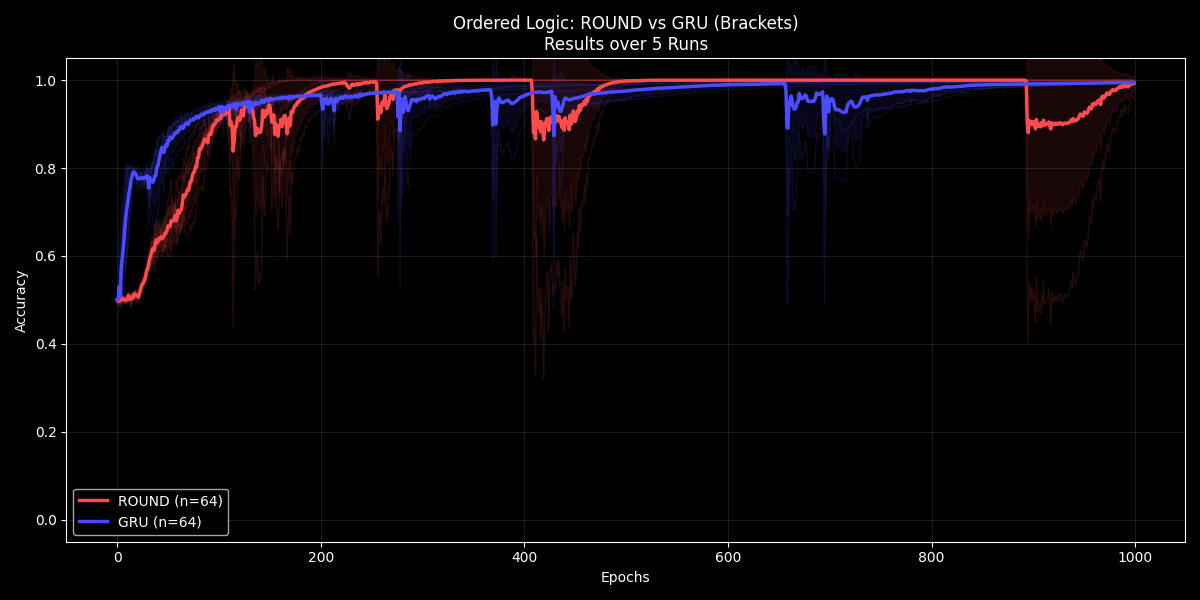

The script that saved this image:

import torch
import torch.nn as nn
import torch.optim as optim
import numpy as np
import matplotlib.pyplot as plt
import os
import random


from ROUND import ROUNDModel, ROUNDLoss, HarmonicROUNDLoss

# ==============================================================================
# Configuration
# ==============================================================================
CONFIG = {
    'task': 'brackets',
    'input_dim': 20, 
    'hidden_size': 64, 
    'steps': 30,          
    'epochs': 1000, 
    'batch_size': 64,
    'dataset_size': 4000, 
    'runs': 5,            
    'lr': 0.002,
    'device': 'cuda' if torch.cuda.is_available() else 'cpu'
}

# ==============================================================================
# Dataset: Dyck-1
# ==============================================================================
def is_balanced(seq):
    balance = 0
    for char in seq:
        if char == 0: balance += 1
        else: balance -= 1
        if balance < 0: return False
    return balance == 0

def generate_dyck_data(n_samples, length):
    X_list = []
    Y_list = []
    n_pos = n_samples // 2
    n_neg = n_samples - n_pos
    count_pos = 0
    count_neg = 0
    
    while count_pos < n_pos or count_neg < n_neg:
        batch_size = 100
        x = torch.randint(0, 2, (batch_size, length)).float()
        for i in range(batch_size):
            seq = x[i].tolist()
            if is_balanced(seq):
                if count_pos < n_pos:
                    X_list.append(x[i])
                    Y_list.append(1.0)
                    count_pos += 1
            else:
                if count_neg < n_neg:
                    X_list.append(x[i])
                    Y_list.append(0.0)
                    count_neg += 1
        if count_pos < n_pos:
            k = length // 2
            seq = []
            open_rem = k
            close_rem = k
            balance = 0
            while len(seq) < length:
                if open_rem > 0 and (balance == 0 or random.random() > 0.5 or close_rem == 0):
                    seq.append(0); open_rem -= 1; balance += 1
                elif close_rem > 0 and balance > 0:
                    seq.append(1); close_rem -= 1; balance -= 1
                elif open_rem > 0:
                    seq.append(0); open_rem -= 1; balance += 1
                else: seq.append(1) 
            if is_balanced(seq) and count_pos < n_pos:
                 X_list.append(torch.tensor(seq).float())
                 Y_list.append(1.0)
                 count_pos += 1

    idx = list(range(n_samples))
    random.shuffle(idx)
    X = torch.stack(X_list)[idx]
    Y = torch.tensor(Y_list)[idx].unsqueeze(1)
    return X, Y

# ==============================================================================
# GRU Baseline
# ==============================================================================
class GRUModel(nn.Module):
    def __init__(self, input_dim, hidden_size, output_dim=1):
        super().__init__()
        self.gru = nn.GRU(input_dim, hidden_size, batch_first=True)
        self.fc = nn.Linear(hidden_size, output_dim)

    def forward(self, x):
        x_seq = x.unsqueeze(-1) 
        output, hn = self.gru(x_seq)
        final_h = hn[-1]
        return self.fc(final_h)

# ==============================================================================
# Training Engine
# ==============================================================================
def train_round(run_id, X, Y, device):
    model = ROUNDModel(hidden_size=CONFIG['hidden_size'], input_dim=CONFIG['input_dim']).to(device)
    criterion = HarmonicROUNDLoss(locking_strength=0.1, harmonics=[2, 4, 8], mode='binary', terminal_only=True) 
    optimizer = optim.Adam(model.parameters(), lr=CONFIG['lr'])
    accuracy_history = []
    for epoch in range(CONFIG['epochs']):
        optimizer.zero_grad()
        output, history = model(X, steps=CONFIG['steps'])
        loss, mse, locking = criterion(output, Y, history)
        loss.backward()
        optimizer.step()
        preds = (torch.sigmoid(output) > 0.5).float()
        acc = (preds == Y).float().mean().item()
        accuracy_history.append(acc)
        if epoch % 100 == 0:
            print(f"[ROUND Run {run_id}] Epoch {epoch}: Loss={loss.item():.4f}, Acc={acc:.2f}")
    return accuracy_history, preds, Y

def train_gru(run_id, X, Y, device):
    model = GRUModel(input_dim=1, hidden_size=CONFIG['hidden_size']).to(device)
    criterion = nn.BCEWithLogitsLoss() 
    optimizer = optim.Adam(model.parameters(), lr=CONFIG['lr'])
    accuracy_history = []
    for epoch in range(CONFIG['epochs']):
        optimizer.zero_grad()
        output = model(X)
        loss = criterion(output, Y)
        loss.backward()
        optimizer.step()
        preds = (torch.sigmoid(output) > 0.5).float()
        acc = (preds == Y).float().mean().item()
        accuracy_history.append(acc)
        if epoch % 100 == 0:
            print(f"[GRU Run {run_id}] Epoch {epoch}: Loss={loss.item():.4f}, Acc={acc:.2f}")
    return accuracy_history, preds, Y

# ==============================================================================
# Main Execution
# ==============================================================================
if __name__ == "__main__":
    device = torch.device(CONFIG['device'])
    print(f"Running on {device} - Brackets Benchmark")
    
    X, Y = generate_dyck_data(CONFIG['dataset_size'], CONFIG['input_dim'])
    X, Y = X.to(device), Y.to(device)
    
    round_results = []
    gru_results = []
    all_round_final_preds = []
    final_targets = Y.cpu().numpy()
    
    print("\n--- Training ROUND ---")
    for i in range(CONFIG['runs']):
        acc, preds, _ = train_round(i+1, X, Y, device)
        round_results.append(acc)
        all_round_final_preds.append(preds.detach().cpu().numpy().flatten())

    print("\n--- Training GRU ---")
    for i in range(CONFIG['runs']):
        acc, preds, _ = train_gru(i+1, X, Y, device)
        gru_results.append(acc)

    print("\nGenerating Graphs...")
    plt.style.use('dark_background')
    fig, ax = plt.subplots(figsize=(12, 6))
    
    round_arr = np.array(round_results)
    gru_arr = np.array(gru_results)
    round_mean = np.mean(round_arr, axis=0)
    round_std = np.std(round_arr, axis=0)
    gru_mean = np.mean(gru_arr, axis=0)
    gru_std = np.std(gru_arr, axis=0)
    epochs = np.arange(CONFIG['epochs'])
    
    ax.fill_between(epochs, round_mean - round_std, round_mean + round_std, color='#FF4B4B', alpha=0.1)
    ax.fill_between(epochs, gru_mean - gru_std, gru_mean + gru_std, color='#4B4BFF', alpha=0.1)
    
    for run in round_results: ax.plot(run, color='#FF4B4B', alpha=0.15, linewidth=1)
    for run in gru_results: ax.plot(run, color='#4B4BFF', alpha=0.15, linewidth=1)
        
    ax.plot(round_mean, color='#FF4B4B', linewidth=2.5, label=f'ROUND (n={CONFIG["hidden_size"]})')
    ax.plot(gru_mean, color='#4B4BFF', linewidth=2.5, label=f'GRU (n={CONFIG["hidden_size"]})')
    
    ax.set_title(f'Ordered Logic: ROUND vs GRU (Brackets)\nResults over {CONFIG["runs"]} Runs')
    ax.set_xlabel('Epochs')
    ax.set_ylabel('Accuracy')
    ax.set_ylim(-0.05, 1.05)
    ax.grid(True, alpha=0.1)
    ax.legend()
    plt.tight_layout()
    plt.savefig('benchmark_brackets.png')
    
    data_stack = np.stack(all_round_final_preds) 
    target_flat = final_targets.flatten()
    data_stack = np.vstack([data_stack, target_flat]) 
    labels = [f'Run {i+1}' for i in range(CONFIG['runs'])] + ['Target']
    corr = np.corrcoef(data_stack)
    
    plt.figure(figsize=(8, 6))
    plt.imshow(corr, interpolation='nearest', cmap='coolwarm', vmin=0, vmax=1)
    plt.title('ROUND Brackets: Inter-Run Consistency')
    plt.colorbar()
    tick_marks = np.arange(len(labels))
    plt.xticks(tick_marks, labels, rotation=45)
    plt.yticks(tick_marks, labels)
    for i in range(len(labels)):
        for j in range(len(labels)):
            text = plt.text(j, i, f"{corr[i, j]:.2f}", ha="center", va="center", color="black" if 0.3 < corr[i, j] < 0.7 else "white")
    plt.tight_layout()
    plt.savefig('correlation_brackets.png')
    
    print("Done. Saved benchmark_brackets.png and correlation_brackets.png")
